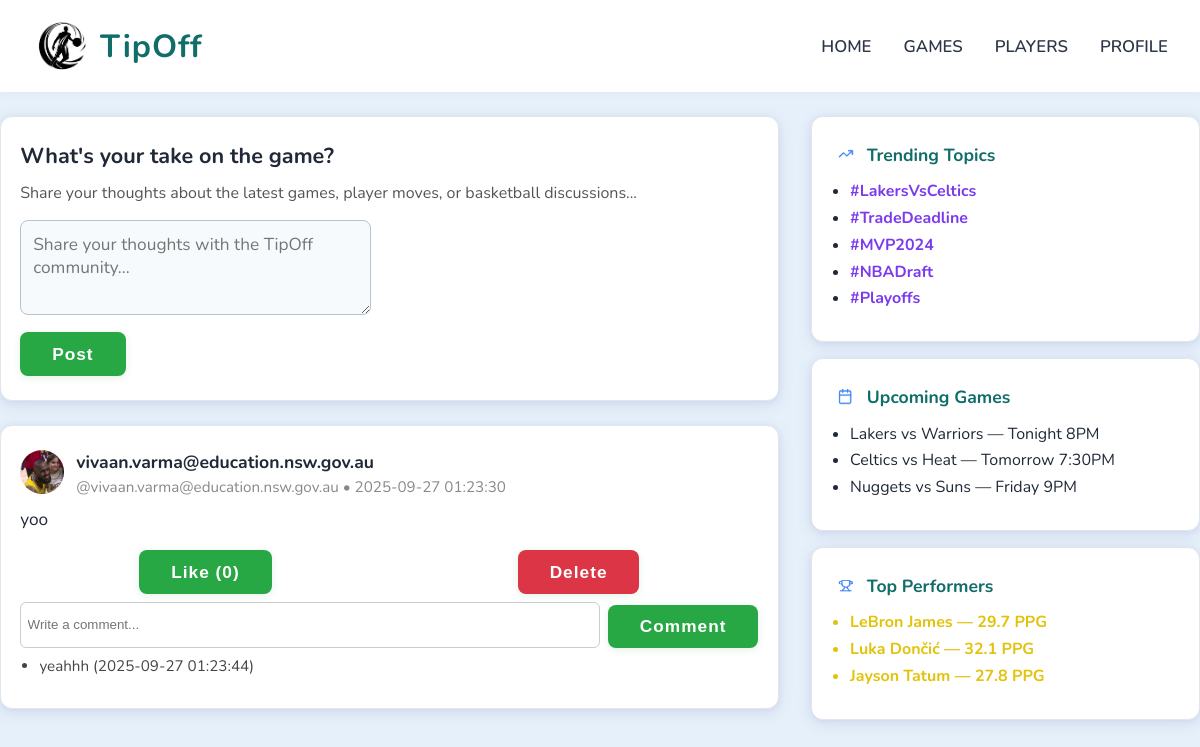
Page /index.html (signed in) on the earlier database version.
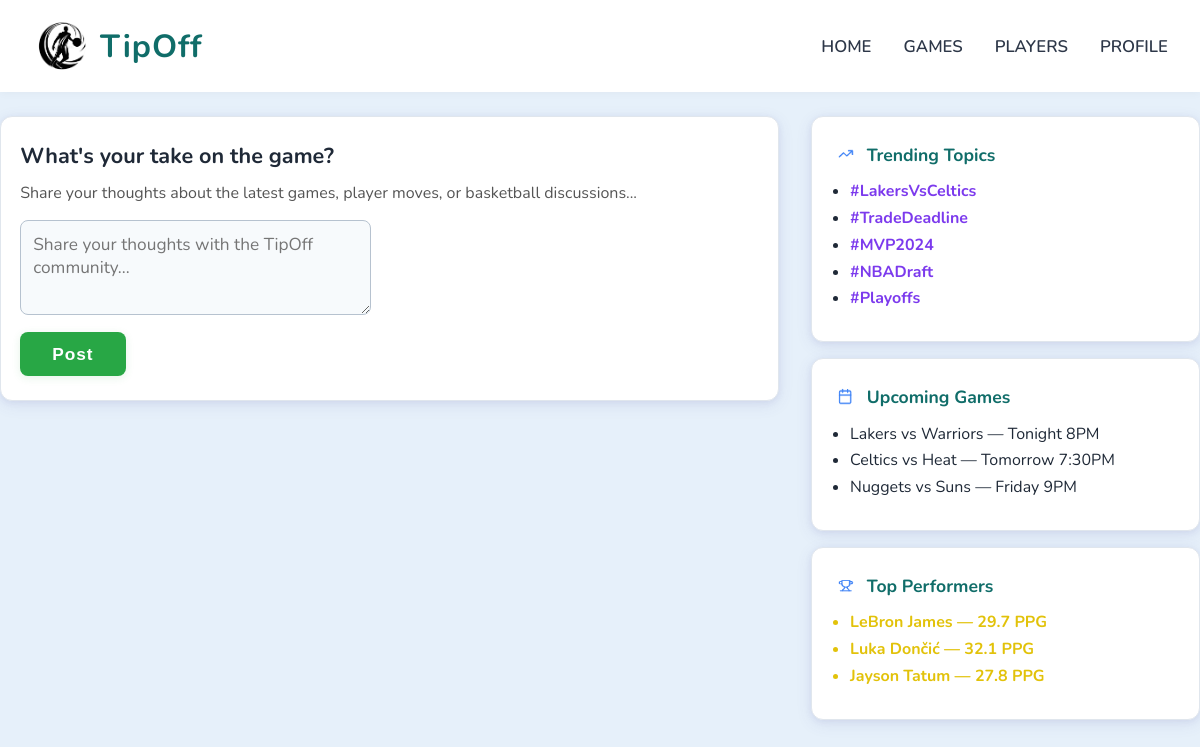
Same page on the later database version.
### tables this page shows
CREATE TABLE posts (
            id INTEGER PRIMARY KEY AUTOINCREMENT,
            author TEXT NOT NULL,
            content TEXT NOT NULL,
            created_at TIMESTAMP DEFAULT CURRENT_TIMESTAMP
        );

CREATE TABLE comments (
            id INTEGER PRIMARY KEY AUTOINCREMENT,
            post_id INTEGER,
            content TEXT NOT NULL,
            created_at TIMESTAMP DEFAULT CURRENT_TIMESTAMP,
            FOREIGN KEY(post_id) REFERENCES posts(id)
        );

### main.py (the view)
@app.route('/')
@app.route('/index.html')
def index():
    if "user_id" not in session:
        return redirect(url_for('login'))
    conn = dbHandler.get_connection()
    cur = conn.cursor()
    cur.execute("SELECT * FROM posts ORDER BY id DESC")
    posts = [dict(row) for row in cur.fetchall()]
    for post in posts:
        cur.execute("SELECT COUNT(*) as like_count FROM likes WHERE post_id = ?", (post["id"],))
        post["like_count"] = cur.fetchone()["like_count"]
        cur.execute("SELECT * FROM comments WHERE post_id = ? ORDER BY created_at ASC", (post["id"],))
        post["comments"] = [dict(c) for c in cur.fetchall()]
    conn.close()
    return render_template('index.html', posts=posts)

### database_manager.py (called while the page is built)
def get_connection():
    conn = sqlite3.connect(DB_PATH)
    conn.row_factory = sqlite3.Row
    return conn

### templates/index.html (shortened to what this page needs)
<!DOCTYPE html>
<html lang="en">
  <head>
    <link rel="stylesheet" href="{{ url_for('static', filename='css/style.css') }}" />
  </head>
  <body>
    <header>
      <nav>
        <div style="display: flex; align-items: center; gap: 0.5rem;">
          <img
            src="{{ url_for('static', filename='images/logo.png.png') }}"
            alt="TipOff Logo"
            style="height: 60px; width: 60px"
          />
          <h1
            style="color: #106d69; font-size: 2rem; letter-spacing: 1px; margin: 0"
          >
            TipOff
          </h1>
        </div>
        <ul>
          <li><a href="{{ url_for('index') }}" class="{{ 'active' if request.path == '/' else '' }}">HOME</a></li>
          <li><a href="{{ url_for('games') }}" class="{{ 'active' if request.path == '/games' else '' }}">GAMES</a></li>
          <li><a href="{{ url_for('players') }}" class="{{ 'active' if request.path == '/players' else '' }}">PLAYERS</a></li>
          <li><a href="{{ url_for('profile') }}" class="{{ 'active' if request.path == '/profile' else '' }}">PROFILE</a></li>
        </ul>
      </nav>
    </header>
    <div class="container">
      <main>
        <section class="card create-post">
          <h2 style="font-size: 1.35rem; margin-bottom: 0.2rem">
            What's your take on the game?
          </h2>
          <p style="font-size: 1rem; color: #555; margin-bottom: 0.5rem">
            Share your thoughts about the latest games, player moves, or
            basketball discussions...
          </p>
          <form id="postForm">
            <textarea
              name="content"
              placeholder="Share your thoughts with the TipOff community..."
              rows="3"
              style="
                font-family: 'Nunito', Arial, sans-serif;
                font-size: 1.08rem;
                color: #222;
                background: #f7fafc;
                border: 1px solid #b6c2cf;
                padding: 0.75rem;
                border-radius: 8px;
              "
            ></textarea>
            <button type="submit" class="btn">Post</button>
          </form>
        </section>
        {% for post in posts %}
        <section class="card">
          <div class="feed-post-header" style="align-items: flex-start">
            <img src="{{ url_for('static', filename='images/lebronfanpic.png') }}" alt="User avatar" />
            <div style="display: flex; flex-direction: column">
              <div style="display: flex; align-items: center; gap: 0.5rem">
                <span class="feed-post-username" style="font-size: 1.1rem">{{ post['author'] }}</span>
              </div>
              <span class="feed-post-meta" style="margin-top: 0.2rem">@{{ post['author'] }} • {{ post['created_at'] }}</span>
            </div>
          </div>
          <div class="feed-post-content">
            {{ post['content'] }}
          </div>
          <div class="feed-post-actions">
            <form method="POST" action="{{ url_for('like_post', post_id=post['id']) }}">
              <button type="submit" class="btn">Like ({{ post['like_count'] }})</button>
            </form>
            <form method="POST" action="{{ url_for('delete_post', post_id=post['id']) }}">
              <button type="submit" class="btn" style="background:#dc3545">Delete</button>
            </form>
          </div>
          <form method="POST" action="{{ url_for('comment_post', post_id=post['id']) }}" class="comment-form">
            <input type="text" name="comment" placeholder="Write a comment..." required />
            <button type="submit" class="btn">Comment</button>
          </form>
          <ul class="comments">
            {% for comment in post['comments'] %}
              <li>{{ comment['content'] }} ({{ comment['created_at'] }})</li>
            {% endfor %}
          </ul>
        </section>
        {% endfor %}
      </main>
      <aside>
        <div class="card">
          <h3 style="display: flex; align-items: center; gap: 0.5rem">
            <img
              src="{{ url_for('static', filename='images/trendingtopic.png') }}"
              alt="Trending Topic"
              style="height: 28px; width: 28px"
            />
            Trending Topics
          </h3>
          <ul>
            <li><span class="hashtag">#LakersVsCeltics</span></li>
            <li><span class="hashtag">#TradeDeadline</span></li>
            <li><span class="hashtag">#MVP2024</span></li>
            <li><span class="hashtag">#NBADraft</span></li>
            <li><span class="hashtag">#Playoffs</span></li>
          </ul>
        </div>
        <div class="card">
          <h3 style="display: flex; align-items: center; gap: 0.5rem">
            <img
              src="{{ url_for('static', filename='images/upcominggames.png') }}"
              alt="Upcoming Games"
              style="height: 28px; width: 28px"
            />
            Upcoming Games
          </h3>
          <ul>
            <li>Lakers vs Warriors — Tonight 8PM</li>
            <li>Celtics vs Heat — Tomorrow 7:30PM</li>
            <li>Nuggets vs Suns — Friday 9PM</li>
          </ul>
        </div>
        <div class="card">
          <h3 style="display: flex; align-items: center; gap: 0.5rem">
            <img
              src="{{ url_for('static', filename='images/trophy.png') }}"
              alt="Trophy"
              style="height: 28px; width: 28px"
            />
            Top Performers
          </h3>
          <ul>
            <li style="color: #e2c20a; font-weight: bold">
              LeBron James — 29.7 PPG
            </li>
            <li style="color: #e2c20a; font-weight: bold">
              Luka Dončić — 32.1 PPG
            </li>
            <li style="color: #e2c20a; font-weight: bold">
              Jayson Tatum — 27.8 PPG
            </li>
          </ul>
        </div>
      </aside>
    </div>
  </body>
</html>

### static/css/style.css (style rules this page uses)
* { margin: 0; padding: 0; box-sizing: border-box; }
body { background: #f9fafb; font-family: "Nunito", sans-serif; font-size: 1rem; color: #1f2937; }

### templates/index.html (style rules this page uses)
body { background: #e6f0fa; }
header { background: #fff; box-shadow: 0 2px 8px rgba(0, 0, 0, 0.03); margin-bottom: 1.5rem; }
nav { max-width: 1200px; margin: auto; padding: 1rem 2rem; display: flex; align-items: center; justify-content: space-between; }
nav ul { display: flex; list-style: none; gap: 2rem; margin: 0; padding: 0; font-weight: 600; font-size: 1.05rem; }
nav ul li a { text-decoration: none; color: #2d3748; transition: color 0.2s; }
.container { display: flex; justify-content: center; align-items: flex-start; gap: 2rem; max-width: 1200px; margin: auto; }
main { flex: 2; display: flex; flex-direction: column; gap: 1.5rem; align-items: stretch; }
aside { flex: 1; display: flex; flex-direction: column; gap: 1rem; min-width: 260px; }
.card { width: 100%; padding: 1.5rem 1.2rem; box-sizing: border-box; margin: 0; background: #fff; border-radius: 12px; box-shadow: 0 4px 16px rgba(80, 80, 160, 0.1), 0 1.5px 6px rgba(80, 80, 160, 0.08); border: 1px solid #e0e6ed; }
.create-post { display: flex; flex-direction: column; align-items: flex-start; gap: 0.5rem; }
.create-post textarea { width: 100%; border-radius: 8px; border: 1px solid #d1d5db; padding: 0.75rem; font-size: 1rem; resize: vertical; margin-bottom: 0.5rem; }
.btn { background: #28a745; color: #fff; border: none; border-radius: 8px; padding: 0.7rem 2rem; font-size: 1.08rem; font-weight: 700; cursor: pointer; transition: background 0.2s; margin-top: 0.2rem; letter-spacing: 1px; box-shadow: 0 2px 8px rgba(40, 167, 69, 0.12); }
.card h3 { margin-bottom: 0.7rem; color: #106d69; font-size: 1.1rem; }
.card ul { padding-left: 1.2rem; margin-bottom: 0.5rem; }
.card li { margin-bottom: 0.3rem; }
.card li .hashtag { color: #7c3aed; font-weight: bold; }

Differences in the rows shown:
removed posts: author "vivaan.varma@education.nsw.gov.au", created_at "2025-09-27 01:23:30", content "yoo", like_count "0"
removed comments: content "yeahhh", created_at "2025-09-27 01:23:44"
